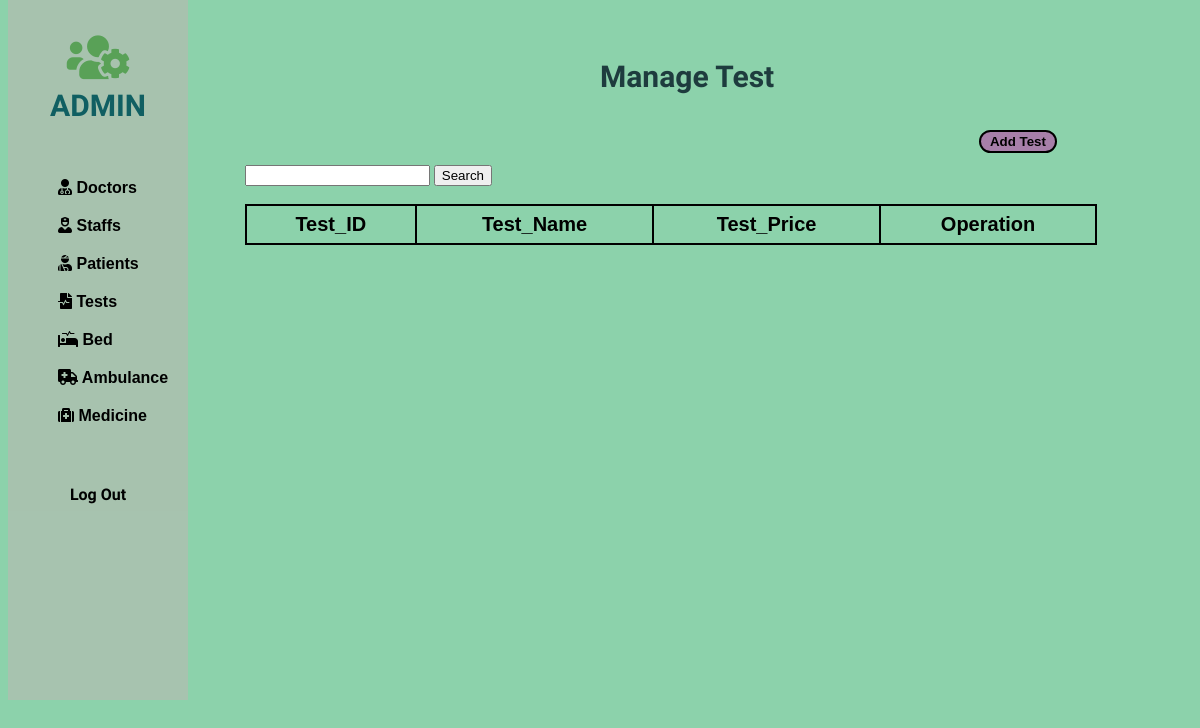
/php/test/test.php, run on an earlier commit of the app's database.
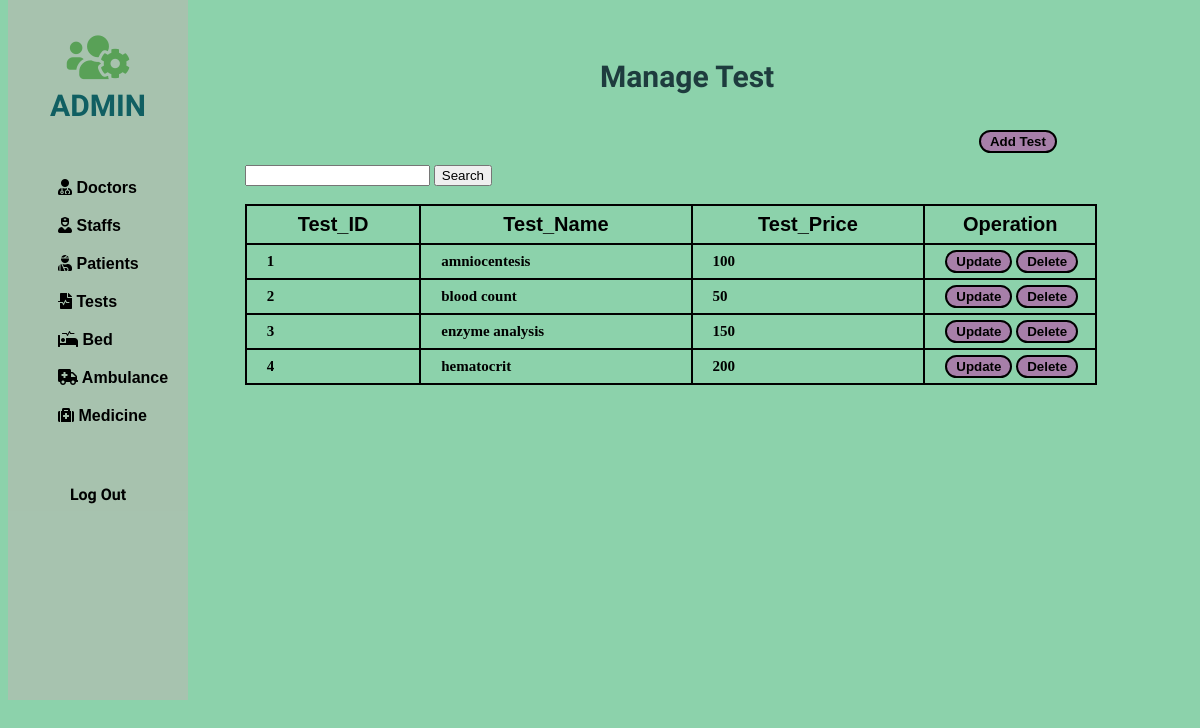
And on a later commit of the database.
### tables this page shows
CREATE TABLE IF NOT EXISTS `test` (
  `T_ID` int(11) NOT NULL,
  `T_Name` varchar(255) NOT NULL,
  `T_Price` int(11) NOT NULL,
  PRIMARY KEY (`T_ID`),
  UNIQUE KEY `T_ID` (`T_ID`)
);

### php/test/test.php (the view, shortened to what this page needs)
<!DOCTYPE html>
<html lang="en">
<head>
    <link rel="stylesheet" href="https://use.fontawesome.com/releases/v5.15.4/css/all.css">
</head>
<body>
    <div class="slidebar">
        <header>
            <span>
                <i class="fas fa-users-cog"></i><br>
            </span>
            ADMIN
        </header>
        <ul>
            <li>
                <a href="/php/Doctor/doctor.php"><i class="fas fa-user-md"></i> Doctors</a>
            </li>
            <li>
                <a href="/php/staff/staff.php"><i class="fas fa-user-nurse"></i> Staffs</a>
            </li>
            <li>
                <a href="/php/patient/patient.php"><i class="fas fa-user-injured"></i> Patients</a>
            </li>
            <li>
                <a href="#"><i class="fas fa-file-medical-alt"></i> Tests</a>
            </li>
            <li>
                <a href="/php/bed/bed.php"><i class="fas fa-procedures"></i> Bed</a>
            </li>
            <li>
                <a href="/php/Ambulence/ambulence.php"><i class="fas fa-ambulance"></i> Ambulance</a>
            </li>
            <li>
                <a href="/php/medicine/medicine.php"><i class="fas fa-medkit"></i> Medicine</a>
            </li>
        </ul>
        <div>
            <a style="text-decoration: none;" href="/php/index.php">
                <div class="logout">
                    Log Out
                </div>
            </a>
        </div>
    </div>
    <div class="container">
        <div class="row">
            <div style="margin-left: 50%; margin-top: 5%;">
                <h2>Manage <b>Test</b></h2>
            </div>
            <div style="margin-left: 82%; margin-top: 3%;">
                <button><a href="/php/test/add-test.php">Add Test</a></button>
            </div>
        </div>
    </div>
    <div class="card-body">
        <div style="margin-left: 20%; margin-top: 1%;">
           <form method="post" action="search.php">
                <input type="text" name="search" required />
                <input type="submit" value="Search" />
            </form>
            <br>
            <table id="dataTable" width="90%" cellspacing="10">
                <thead>
                    <tr>
                        <th> Test_ID </th>
                        <th> Test_Name </th>
                        <th> Test_Price </th>
                        <th> Operation </th>
                    </tr>
                </thead>
                <tbody>
                    <?php
                    include 'db_conn.php';
                    $sql = " SELECT * FROM test LIMIT 5";
                    $query = mysqli_query($conn, $sql);
                    while ($Patient_data = mysqli_fetch_array($query)) {
                    ?>
                        <tr>
                            <td><b><?php echo $Patient_data['T_ID'];  ?></b></td>
                            <td><?php echo $Patient_data['T_Name'];  ?></td>
                            <td><?php echo $Patient_data['T_Price'];  ?></td>
                            <td style="width: 140px;">
                                <button> <a href="/php/test/add-test.php?T_ID=<?php echo $Patient_data['T_ID'];  ?>" class="btn btn-success"><b>Update</b></a></button>
                                <button><a href="/php/test/Delete.php?T_ID=<?php echo $Patient_data['T_ID']; ?>" class="btn btn-danger"><b>Delete</b></a></button>
                            </td>
                        </tr>
                    <?php
                    }
                    ?>
                </tbody>
            </table>
        </div>
    </div>
</body>
</html>

### php/test/test.php (style rules this page uses)
table, th, td { border: 1px solid black; border-collapse: collapse; }
.slidebar { border: 20px; width: 15%; height: 700px; position: fixed; top: 0px; background-color: rgba(195, 179, 179, 0.493); }
.slidebar header { padding: 30px 10px; text-align: center; font-family: 'Mochiy Pop P One', sans-serif; font-size: 30px; font-weight: bolder; color: rgb(16, 95, 98); }
.slidebar header span { font-size: 50px; color: rgb(89, 161, 87); }
.slidebar ul li { list-style: none; padding: 10px; font-family: 'Lucida Sans', 'Lucida Sans Regular', 'Lucida Grande', 'Lucida Sans Unicode', Geneva, Verdana, sans-serif; font-weight: bolder; }
.slidebar ul li a { text-decoration: none; }
body { background-color: #8CD2AB; }
table, th, td { border: 2px solid black; border-collapse: collapse; font-weight: bold; padding: 5px 0px 5px 10px; }
.row h2 { font-family: 'Mochiy Pop P One', sans-serif; font-size: 30px; color: rgb(30, 60, 62) }
table th { font-size: 20px; font-family: sans-serif; }
a { text-decoration: none; color: black; font-weight: bold; }
h2 { font-size: 40px; }
table { border: 2px solid black; }
th { padding: 7px; border: 2px solid black; font-size: 22px; }
td { border: 2px solid black; padding: 5px 10px 5px 20px; font-size: 15px; font-weight: bolder; }
button { border: solid 2px black; border-radius: 15px; padding: 2px 6px; background-color: rgb(167, 127, 169); }
button a { text-decoration: none; color: black; font-weight: bolder; padding: 2px 3px; }
.logout { text-align: center; margin-top: 50px; font-family: 'Mochiy Pop P One', sans-serif; font-weight: bolder; }

What changed in the data, as far as the page shows it:
added test: T_ID "1", T_Name "amniocentesis", T_Price "100"
added test: T_ID "2", T_Name "blood count", T_Price "50"
added test: T_ID "3", T_Name "enzyme analysis", T_Price "150"
added test: T_ID "4", T_Name "hematocrit", T_Price "200"
